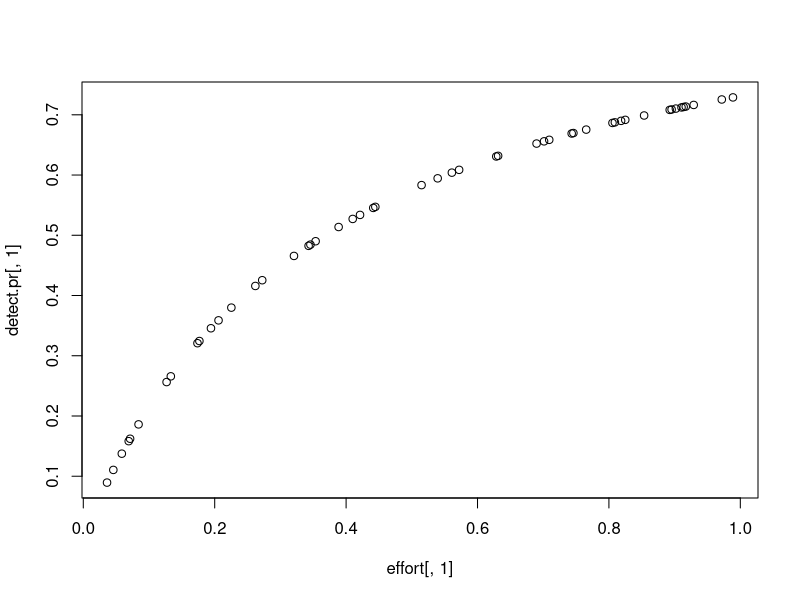

This figure's R source:
#Simulate occupancy and observation data 
#occupancy is a function of habitat characteristics: 

set.seed(4)

#number of sites 
sites <- 50 
#number of occasions 
occasions <- 2 

#effect of habitat quality on occupancy 
site.char <- runif(sites) #might be multivariate
b0 <- -2 
b1 <- 1 

#effect of effort on detection 
effort <- matrix(runif(sites*occasions),nrow=sites,ncol=occasions)
#can update this. 
a0 <- -1 
a1 <- 1 

#set up for simulation
occ.pr <- occ <- rep(NA,sites) 
detect.pr <- detect <- matrix(NA,nrow=sites,ncol = occasions)

#simulate occupancy
test <- rep(NA, sites)

for(i in 1:sites){
  occ.pr[i] <- 1/(1+exp(-(b0 + b1*site.char[i]))) #inv.logit
  occ[i] <- rbinom(1,1,occ.pr[i]) #true state
}

#simulate detection 
for(i in 1:sites){
  for(j in 1:2){
    detect.pr[i,j] <- 1/(1+exp(-(a1 + a1*log(effort[i,j]))))
  }
  detect[i,1] <- rbinom(1,1,detect.pr[i,1])*occ[i]
  if(detect[i,1]==1){
    detect[i,2] <- NA #wont search again after detected 
  }else{
    detect[i,2] <- rbinom(1,1,detect.pr[i,2])*occ[i] #occupancy data
  }
}

plot(effort[,1], detect.pr[,1])

#using detect (occupancy data), run occupancy model and set effort = 0 if we have detect = NA

#Estimates from occupancy model: occupancy probabilities
#Eventually make occupancy model autoregressive (effect of neighboring sites) --> dynamic occupancy model


#We can use occupancy probabilities to predict occupancy at each site

#Decisions: 
#1. Locations to search: select sites where occupancy probabilities are the highest (passive AM)
                         #select where occupancy probabilities are low (active AM)
#2. Amount of time spent searching: 
    #Example: search 50% of the assymptote of detection vs effort curve. 
    #Example: if logistic curve, search at the inflection point




#now, develop candidate search strategies (where and how long) based on what you know about occupancy and detection
#implement your rule, then fit an occupancy model to the data you collect
#update, etc. 

#So i need to model the state of the system and incorporate removals
#what would happen if we detect and remove right away -can that be included in occupancy data

#so, would effort be updated for different scenarios? 

# Examples of rules
#Go to random 10 locations where detected
#Go to 10 downstream locations where detected
#Others?


